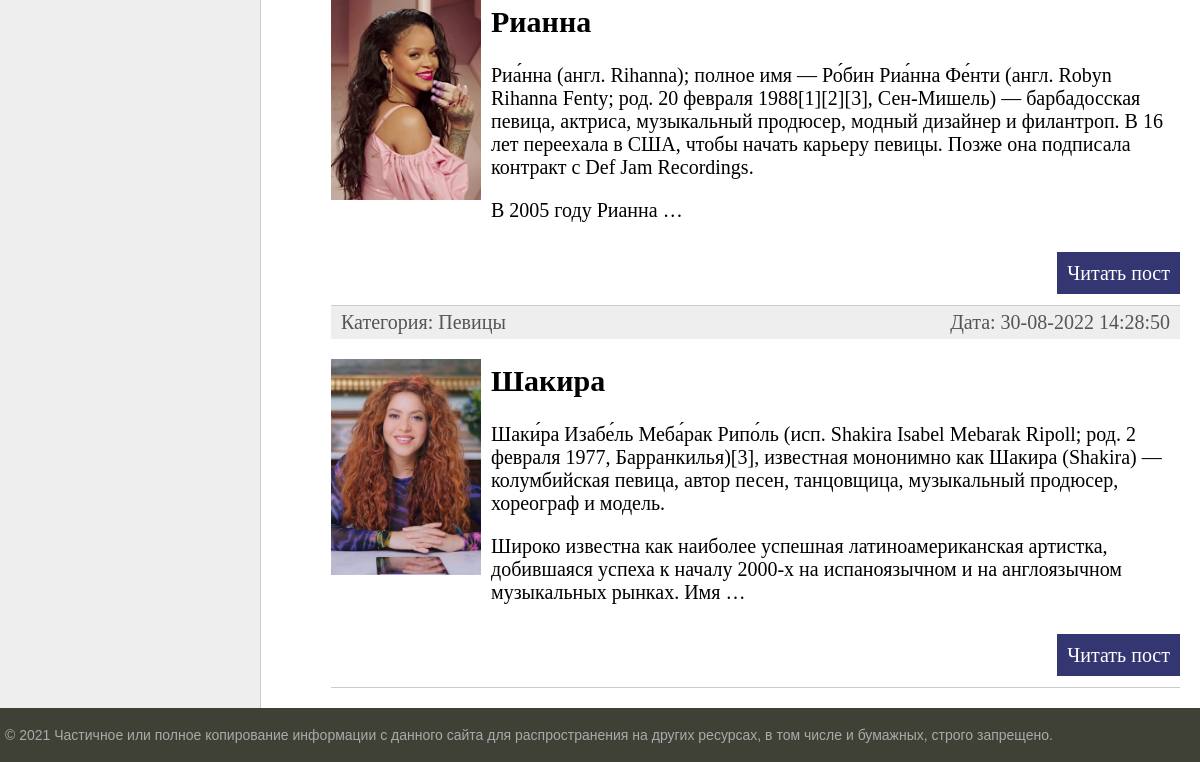
The app's page / (lower part), older data.
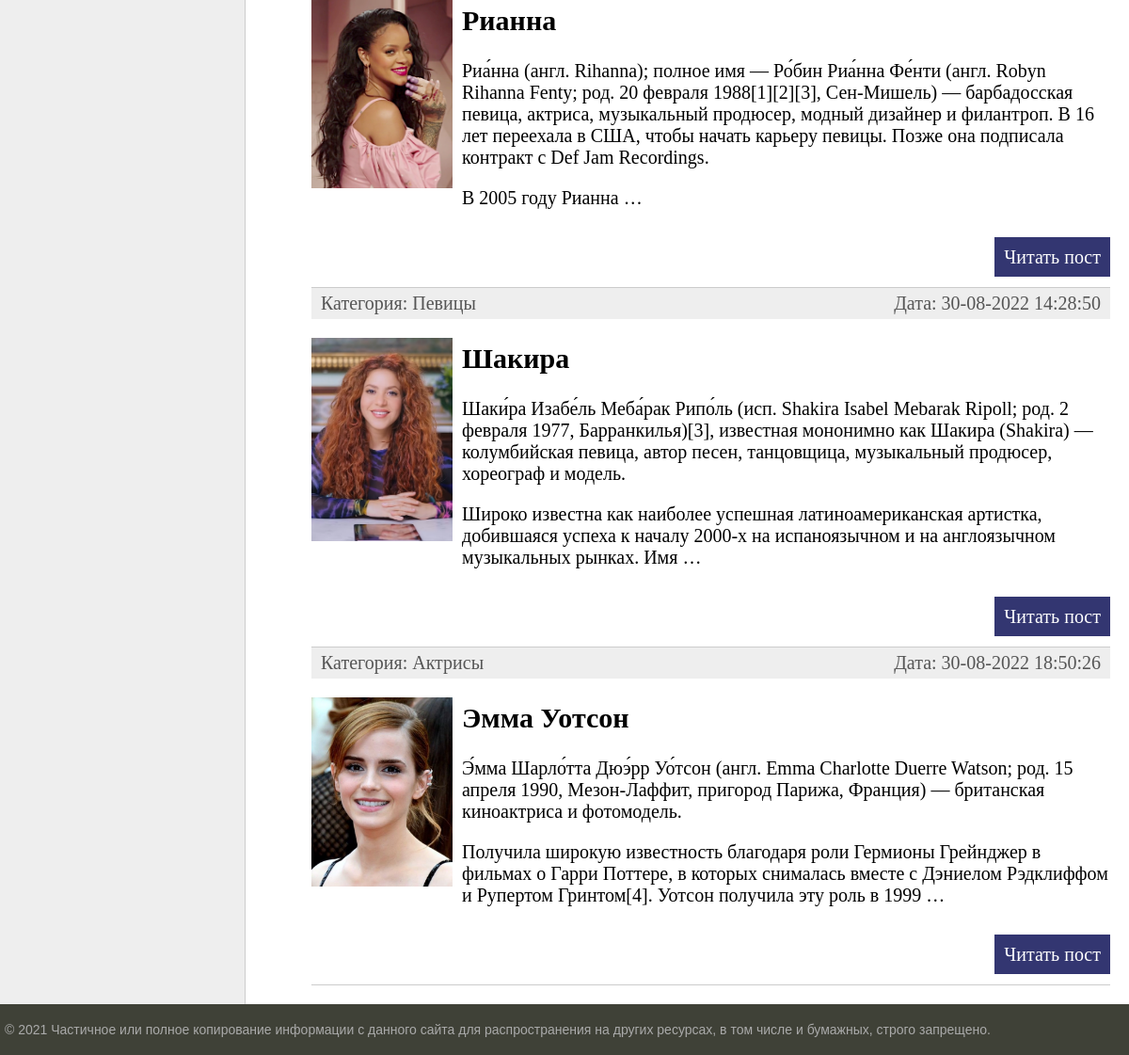
The same page, newer data.
### women/models.py (models this page shows, shortened)
class Women(models.Model):
    title = models.CharField(max_length=255, verbose_name='Заголовок')
    slug = models.SlugField(max_length=255, unique=True, db_index=True, verbose_name="URL")
    content = models.TextField(blank=True, verbose_name='Текст')
    photo = models.ImageField(upload_to="photos/%Y/%m/%d/", verbose_name='Фото') # Создается удобная директория под фото
    time_create = models.DateTimeField(auto_now_add=True, verbose_name='Время создания') # Создается один раз и не меняется
    time_update = models.DateTimeField(auto_now=True, verbose_name='Время обновления') # Меняется каждый раз при изменении
    is_published = models.BooleanField(default=True, verbose_name='Публикация')
    cat = models.ForeignKey("Category", on_delete=models.PROTECT, verbose_name='Категория') # Category пишем как строку, либо как переменную, но тогда Category должна быть перед Women
    def get_absolute_url(self):
        return reverse('post', kwargs={'post_slug': self.slug})
    class Meta:
        verbose_name = "Известные женщины"
        verbose_name_plural = "Известные женщины"
        ordering = ['id']

class Category(models.Model):
    name = models.CharField(max_length=100, db_index=True, verbose_name='Название')
    slug = models.SlugField(max_length=255, unique=True, db_index=True, verbose_name="URL")
    def __str__(self):
        return self.name
    def get_absolute_url(self):
        return reverse('category', kwargs={'cat_slug': self.slug})
    class Meta:
        verbose_name = "Категория"
        verbose_name_plural = "Категории"
        ordering = ['id']

### women/views.py (the view)
# urls.py: path('', WomenHome.as_view(), name='home'),
class WomenHome(DataMixin, ListView):
    model = Women
    template_name = 'women/index.html'
    context_object_name = 'posts'
    def get_context_data(self, *, object_list=None, **kwargs):
        context = super().get_context_data(**kwargs)
        c_def = self.get_user_context(title='Главная страница')
        return dict(list(context.items()) + list(c_def.items()))
    def get_queryset(self):
        return Women.objects.filter(is_published=True).select_related('cat')

### women/utils.py (called while the page is built)
    def get_user_context(self, **kwargs):
        context = kwargs
        """Пример использования кэша
        cats = cache.get('cats')
        if not cats:
            cats = Category.objects.annotate(Count('women'))
            cache.set('cats', cats, 60)"""
        cats = Category.objects.annotate(Count('women'))
        user_menu = menu.copy()
        if not self.request.user.is_authenticated:
            user_menu.pop(1)
        context['menu'] = user_menu
        context['cats'] = cats
        if 'cat_selected' not in context:
            context['cat_selected'] = 0
        return context

### women/templates/women/index.html (shortened to what this page needs)
{% extends 'women/base.html' %}
{% block content %}
<ul class="list-articles">
	{% for p in posts %}
			<li><div class="article-panel">
	<p class="first">Категория: {{p.cat}}</p>
	<p class="last">Дата: {{p.time_update|date:"d-m-Y H:i:s"}}</p>
</div>
{% if p.photo %}
	<p><img class="img-article-left thumb" src="{{p.photo.url}}"></p>
{% endif %}
			<h2>{{p.title}}</h2>
	{% autoescape on %}
	{{p.content|linebreaks|truncatewords:50}}
	{% endautoescape %}
			<p class="link-read-post"><a href="{{ p.get_absolute_url }}">Читать пост</a></p>
			</li>
	{% endfor %}
</ul>
{% endblock %}

Row changes from the older to the newer data that the page shows:
added Women: cat "Актрисы", time_update "30-08-2022 18:50:26", photo (picture), title "Эмма Уотсон", content "Э́мма Шарло́тта Дюэ́рр Уо́тсон (англ. Emma Charlotte Duerre Watson; род. 15 апреля 1990, Мезон-Лаффит, пригород Парижа, Франция) — британская киноактриса и фотомодель. Получила широкую известность благодаря роли Гермионы Грейнджер в фильмах о Гарри Поттере, в которых снималась вместе с Дэниелом Рэдклиффом и Рупертом Гринтом[4]. Уотсон получила эту роль в 1999 …"
